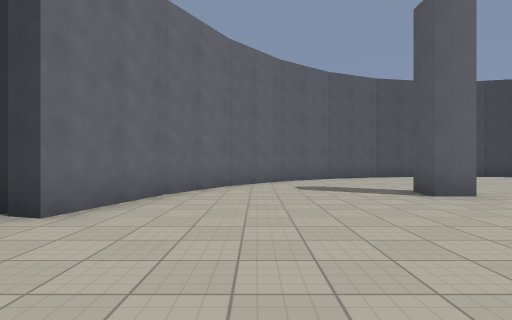
View 1 (above)

13 first-person views from a walk through a Godot game level. The camera is 1.3 m above the floor, looks level and sees 80° across. The floor is counted in squares, 1.97 m on a side. Each view is taken from the middle of a square. On the plan, view 1 faces up. The plan holds only what a view shows up to about 10 squares ahead; the rest is blank. The place goes on beyond the plan. Characters and animated objects are not drawn. Surface patterns are stand-ins for the level's own textures.

View 2
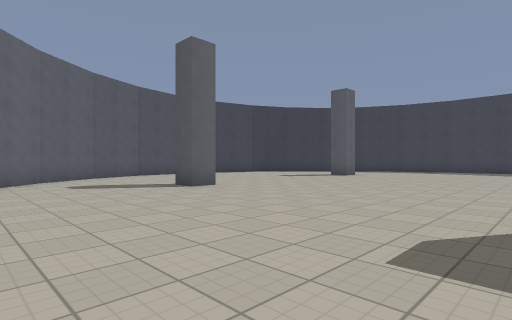

View 3
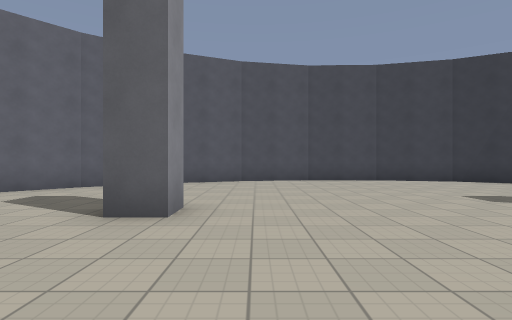

View 4
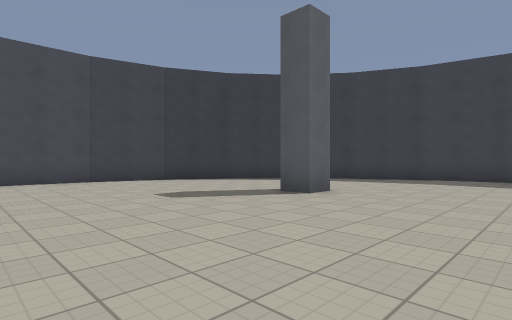

View 5
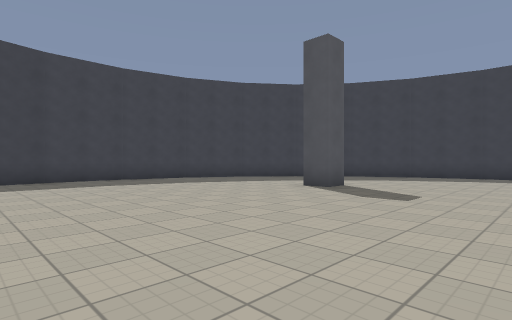

View 6
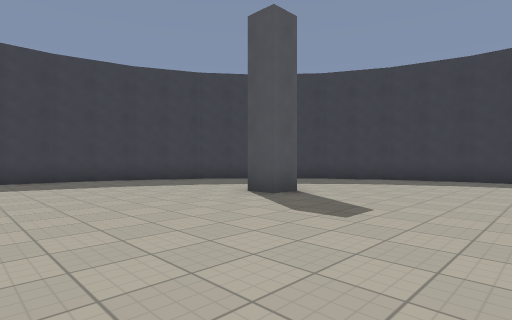

View 7
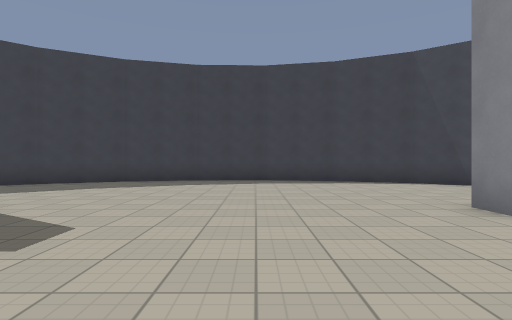

View 8
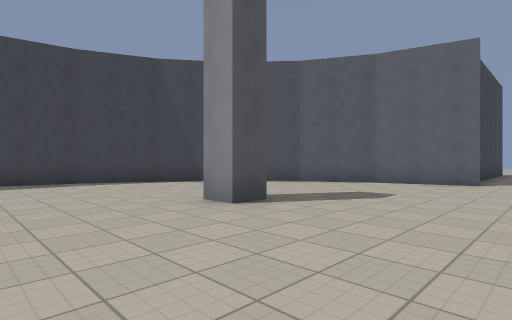

View 9
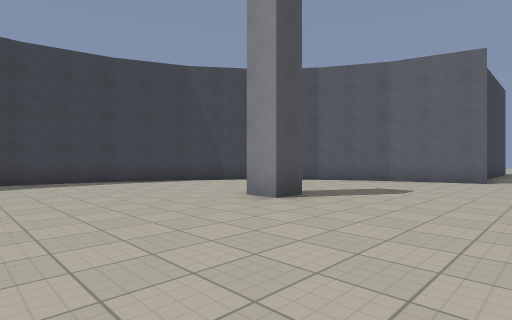

View 10
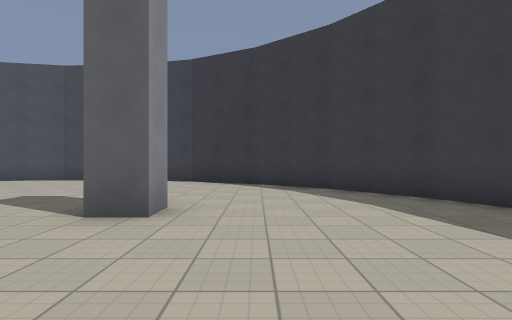

View 11
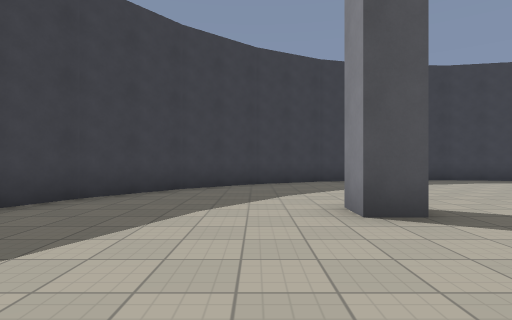

View 12
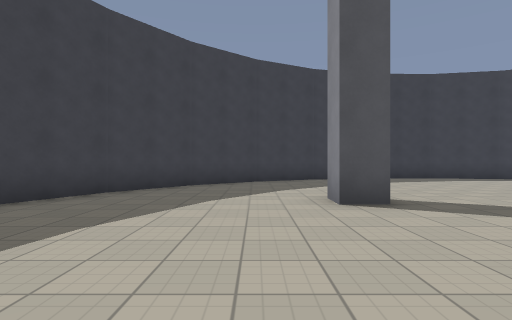

View 13
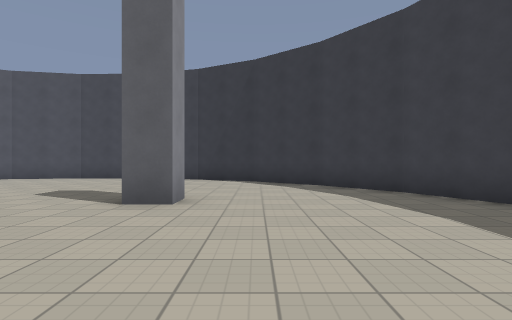

### Floor plan
Points are (right, up) in squares from view 1. A wall is a line through its corners. A room is listed if a view was taken in it or the views show most of it. See-through windows are left out.
Room 1 (views 1, 2, 3, 4, 5, 6, 7, 8, 9, 10, 11, 12, 13)
walls: (-1.7, 5.9) (-2.4, 3.4); (-0.6, 7.8) (-1.8, 5.7); (-0.7, -3.7) (0, -4.6); (-1.8, -1.8) (-0.7, -3.8); (1.4, -5.8) (2.6, -6.7); (-2.5, 0.6) (-1.7, -1.9); (2, 10.3) (0.8, 9.4) (-0.7, 7.7); (2.5, -6.7) (4.6, -7.6); (4.5, -7.5) (6.7, -8); (4.6, 11.6) (2.9, 10.8); (6.8, 12) (4.5, 11.6); (6.6, -8) (9, -7.9); (8.8, -7.9) (11.1, -7.3); (9, 11.9) (6.6, 12); (11.1, 11.3) (8.9, 11.9); (11, -7.4) (13, -6.3); (13.1, 10.3) (10.9, 11.4); (13, -6.4) (14.7, -4.9); (16, 7.2) (14.7, 9) (13, 10.4); (14.7, -5) (16, -3.2); (16.8, 5.5) (16, 7.3); (16.9, -1.3) (17.4, 0.9) (17.4, 3.1) (17, 5.2); (16, -3.3) (16.8, -1.5)
ways out: opening at (-3, 2)
objects: pillar (4, -2); pillar (4, 6); pillar (11, -2); pillar (11, 6)

Where each view was taken, in squares from view 1:
view 1: 0 up, 0 right, facing up
view 2: 1 down, 1 left, facing up-right
view 3: 2 up, 5 right, facing up
view 4: 2 up, 6 right, facing up-right
view 5: 5 up, 7 right, facing down-right
view 6: 3 up, 7 right, facing down-right
view 7: 2 up, 7 right, facing down
view 8: 2 up, 7 right, facing down-left
view 9: 2 up, 8 right, facing down-left
view 10: 2 up, 13 right, facing up
view 11: 2 up, 13 right, facing down
view 12: 3 up, 13 right, facing down
view 13: 1 up, 13 right, facing up
